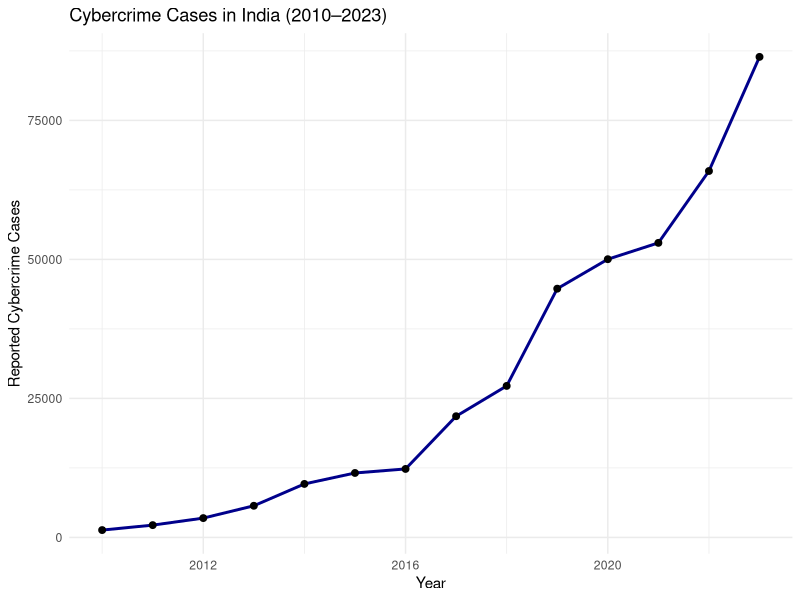
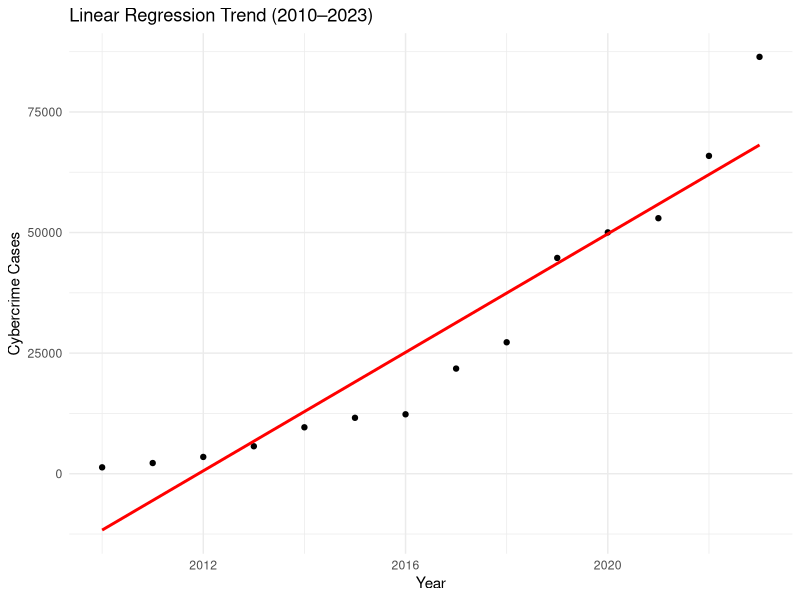
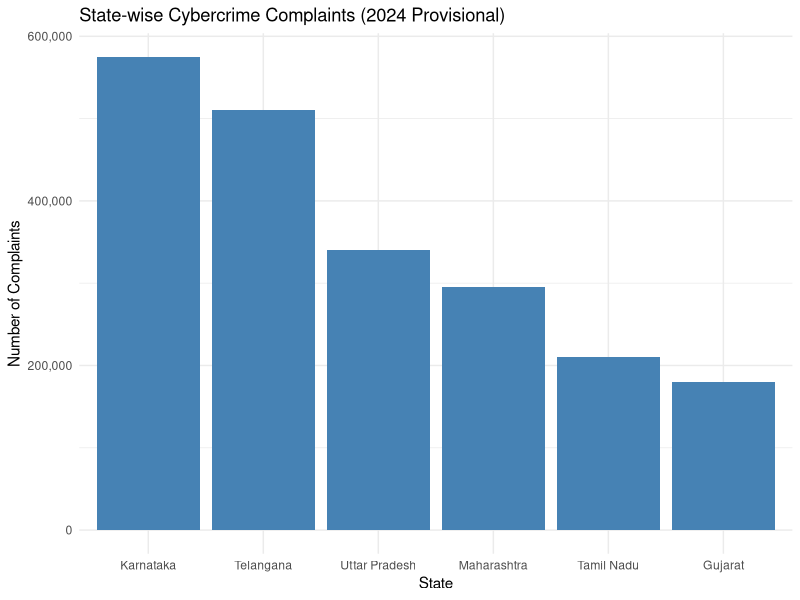

These figures' R source, in order:
install.packages("ggplot2")
install.packages("dplyr")

# Load libraries
library(ggplot2)
library(dplyr)

cybercrime_yearly <- data.frame(
  Year = c(2010, 2011, 2012, 2013, 2014, 2015, 2016, 2017, 
           2018, 2019, 2020, 2021, 2022, 2023),
  Cases = c(1322, 2213, 3477, 5693, 9622, 11592, 12317, 21796, 
            27248, 44735, 50035, 52974, 65893, 86420)
)

print(cybercrime_yearly)

cybercrime_yearly <- cybercrime_yearly %>%
  mutate(Growth_Rate = (Cases - lag(Cases)) / lag(Cases) * 100)

print(cybercrime_yearly)

ggplot(cybercrime_yearly, aes(x = Year, y = Cases)) +
  geom_line(color = "darkblue", size = 1) +
  geom_point(color = "black", size = 2) +
  labs(title = "Cybercrime Cases in India (2010–2023)",
       x = "Year",
       y = "Reported Cybercrime Cases") +
  theme_minimal()
















summary(cybercrime_yearly$Cases)

mean_cases <- mean(cybercrime_yearly$Cases)
median_cases <- median(cybercrime_yearly$Cases)
sd_cases <- sd(cybercrime_yearly$Cases)

cat("Mean:", mean_cases, "\n")
cat("Median:", median_cases, "\n")
cat("Standard Deviation:", sd_cases, "\n")


correlation <- cor(cybercrime_yearly$Year, cybercrime_yearly$Cases)

cat("Correlation between Year and Cybercrime Cases:", correlation)
















model <- lm(Cases ~ Year, data = cybercrime_yearly)

summary(model)

ggplot(cybercrime_yearly, aes(x = Year, y = Cases)) +
  geom_point() +
  geom_smooth(method = "lm", se = FALSE, color = "red") +
  labs(title = "Linear Regression Trend (2010–2023)",
       x = "Year",
       y = "Cybercrime Cases") +
  theme_minimal()







future_data <- data.frame(Year = 2024)

predicted_2024 <- predict(model, future_data)

cat("Predicted Cybercrime Cases for 2024:", predicted_2024)


cybercrime_states_2024 <- data.frame(
  State = c("Karnataka", "Telangana", "Uttar Pradesh",
            "Maharashtra", "Tamil Nadu", "Gujarat"),
  Cases = c(575000, 510000, 340000,
            295000, 210000, 180000)
)

print(cybercrime_states_2024)


ggplot(cybercrime_states_2024,
       aes(x = reorder(State, -Cases), y = Cases)) +
  geom_bar(stat = "identity", fill = "steelblue") +
  scale_y_continuous(labels = scales::comma) +
  labs(title = "State-wise Cybercrime Complaints (2024 Provisional)",
       x = "State",
       y = "Number of Complaints") +
  theme_minimal()
